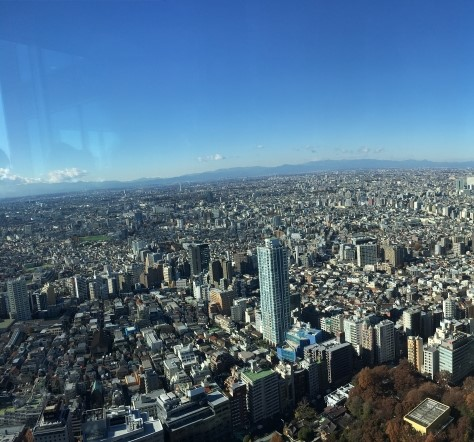
#> input picture as_is/stich/project_images/Japan1.jpg, 474 x 442 px; its folder holds only this picture in this run
$ python -i ImageSanitizer.py   (imports and definitions only)
#> lines starting #> are read from the running program, lines starting #| are printed output that depends on the picture
#> further down, picture is the input picture: shape (442, 474, 3); mean B, G, R 132, 108.5, 80
import os
from typing import Tuple

import cv2
import numpy as np

from src.main.application.use_case.ImageUtil import ImageUtil


class ImageSanitizer:
    @staticmethod
    def noise_reduction(image):
        return cv2.GaussianBlur(image, (5, 5), 0)

    @staticmethod
    def normalize(image):
        norm_img = np.zeros_like(image, dtype=np.uint8)
        return cv2.normalize(image, norm_img, 0, 255, cv2.NORM_MINMAX)

    @staticmethod
    def contrast_enhancement(image):
        if len(image.shape) == 3 and image.shape[2] == 3:  # HSV image
            h, s, v = cv2.split(image)
            clahe = cv2.createCLAHE(clipLimit=2.0, tileGridSize=(8, 8))
            enhanced_v = clahe.apply(v)
            enhanced_hsv = cv2.merge([h, s, enhanced_v])
            return enhanced_hsv
        else:  # Grayscale image
            clahe = cv2.createCLAHE(clipLimit=2.0, tileGridSize=(8, 8))
            return clahe.apply(image)

    @staticmethod
    def binarize(image):
        if len(image.shape) == 3:
            gray_image = cv2.cvtColor(image, cv2.COLOR_BGR2GRAY)
        else:
            gray_image = image
        _, binary_image = cv2.threshold(gray_image, 127, 255, cv2.THRESH_BINARY)
        return binary_image

    @staticmethod
    def sanitize(img: np.ndarray, image_size: Tuple[int, int] = (224, 224)) -> np.ndarray:
#> called with image_size = (224, 224)
        try:
            if len(img.shape) == 3:  # If not grayscale, convert it
                img = cv2.cvtColor(img, cv2.COLOR_BGR2GRAY)
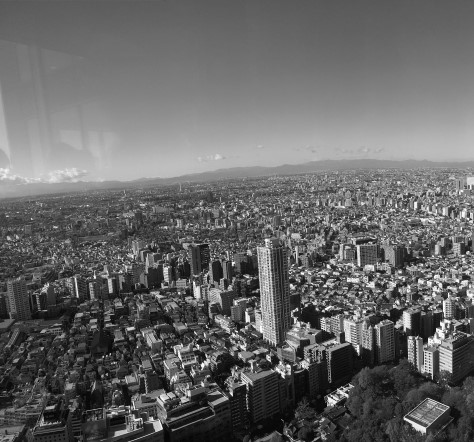
#> img: shape (442, 474); min 1, max 254, mean 102.6

            resized_img = cv2.resize(img, image_size)
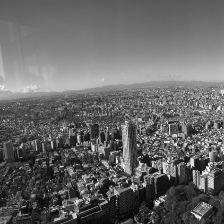
#> resized_img: shape (224, 224); min 5, max 250, mean 102.5
            denoised_img = ImageSanitizer.noise_reduction(resized_img)
#> in noise_reduction, `return cv2.GaussianBlur(image, (5, 5), 0)`:
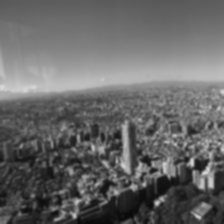
#> returned value: shape (224, 224); min 9, max 217, mean 102.5
            enhanced_img = ImageSanitizer.contrast_enhancement(denoised_img)
#> in contrast_enhancement, `return clahe.apply(image)`:
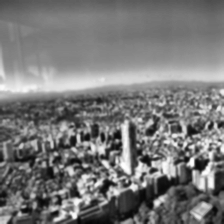
#> returned value: shape (224, 224); min 5, max 255, mean 119.8
            normalized_img = ImageSanitizer.normalize(enhanced_img)
            return normalized_img
        except Exception as e:
            print(f"Error sanitizing image: {e}")
            raise

    @staticmethod
    def sanitize_dataset(image_paths_and_labels, sanitized_dataset_path, image_size=(224, 224)):
        if not os.path.exists(sanitized_dataset_path):
            os.makedirs(sanitized_dataset_path)

        for image in image_paths_and_labels:
            try:
                img = ImageUtil.load_grayscale_image(image.path)
                diffused_img = cv2.ximgproc.anisotropicDiffusion(img, alpha=0.15, K=30, niters=10)
                diffused_img = (diffused_img * 255).astype(np.uint8)

                resized_img = cv2.resize(diffused_img, image_size)
                denoised_img = ImageSanitizer.noise_reduction(resized_img)
                enhanced_img = ImageSanitizer.contrast_enhancement(denoised_img)
                normalized_img = ImageSanitizer.normalize(enhanced_img) # Normalization should be the last step

                image_name = os.path.basename(image.path)
                sanitized_image_path = os.path.join(sanitized_dataset_path, image_name)
                cv2.imwrite(sanitized_image_path, normalized_img)
            except Exception as e:
                print(f"Error processing image {image.path}: {e}")

        print("Dataset sanitization complete.")

>>> import cv2
>>> picture = cv2.imread('../../../../as_is/stich/project_images/Japan1.jpg')
>>> result = ImageSanitizer().sanitize(picture)

$ run again, on as_is/stich/project_images/Japan2.jpg
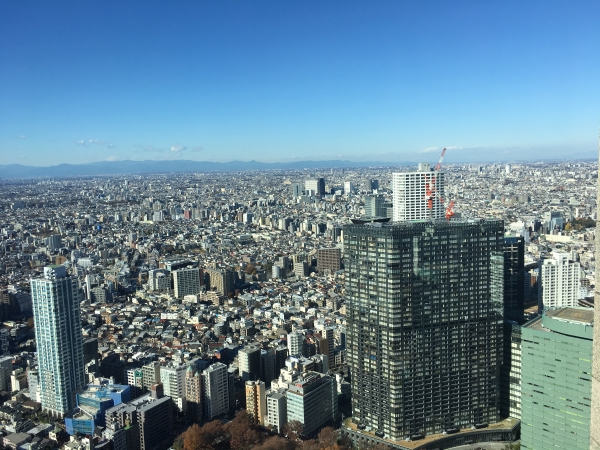
#> input picture as_is/stich/project_images/Japan2.jpg, 600 x 450 px
#> picture is the input picture: shape (450, 600, 3); mean B, G, R 148.5, 130.6, 99.9
#> in sanitize, `img = cv2.cvtColor(img, cv2.COLOR_BGR2GRAY)`:
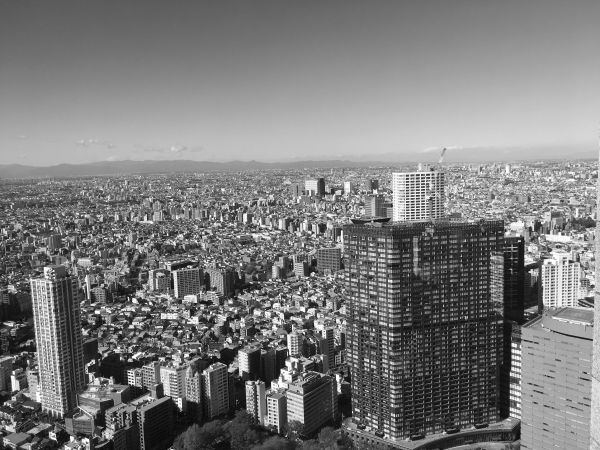
#> img: shape (450, 600); min 8, max 255, mean 123.5
#> in contrast_enhancement, `return clahe.apply(image)`:
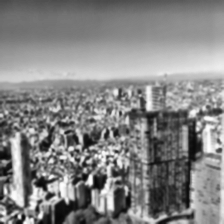
#> returned value: shape (224, 224); min 4, max 255, mean 133

$ run again, on as_is/stich/project_images/Japan3.jpg
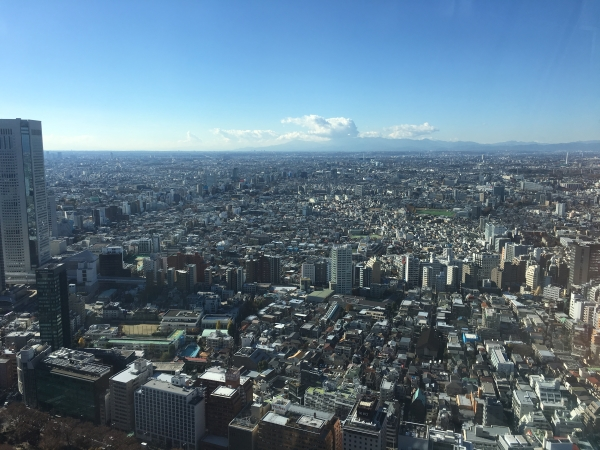
#> input picture as_is/stich/project_images/Japan3.jpg, 600 x 450 px
#> picture is the input picture: shape (450, 600, 3); mean B, G, R 134, 117.4, 93.4
#> in sanitize, `img = cv2.cvtColor(img, cv2.COLOR_BGR2GRAY)`:
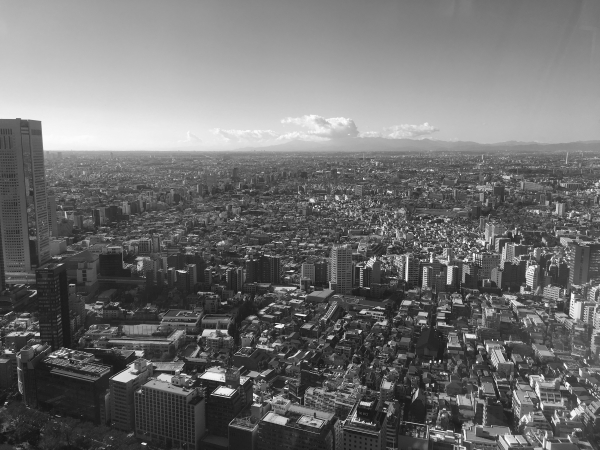
#> img: shape (450, 600); min 20, max 253, mean 112.1
#> in contrast_enhancement, `return clahe.apply(image)`:
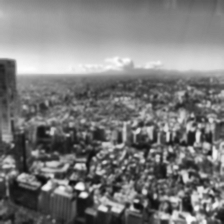
#> returned value: shape (224, 224); min 12, max 253, mean 122.2

$ run again, on as_is/stich/project_images/Rainier1.png
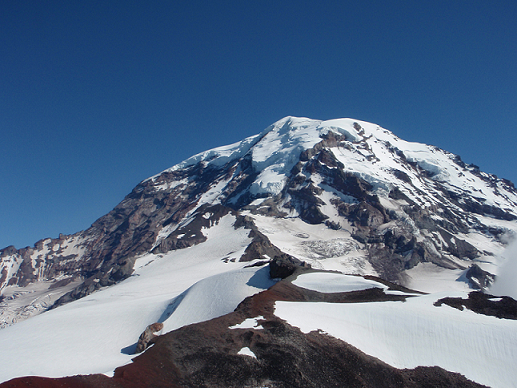
#> input picture as_is/stich/project_images/Rainier1.png, 517 x 388 px
#> picture is the input picture: shape (388, 517, 3); mean B, G, R 135.7, 109.3, 88.8
#> in sanitize, `img = cv2.cvtColor(img, cv2.COLOR_BGR2GRAY)`:
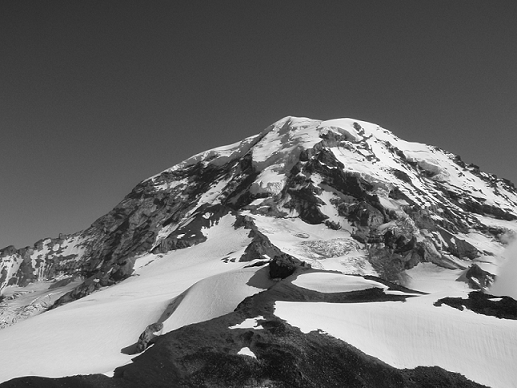
#> img: shape (388, 517); min 0, max 255, mean 106.2
#> in contrast_enhancement, `return clahe.apply(image)`:
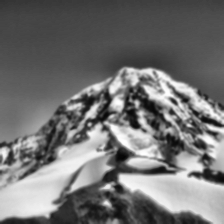
#> returned value: shape (224, 224); min 4, max 255, mean 113.7
